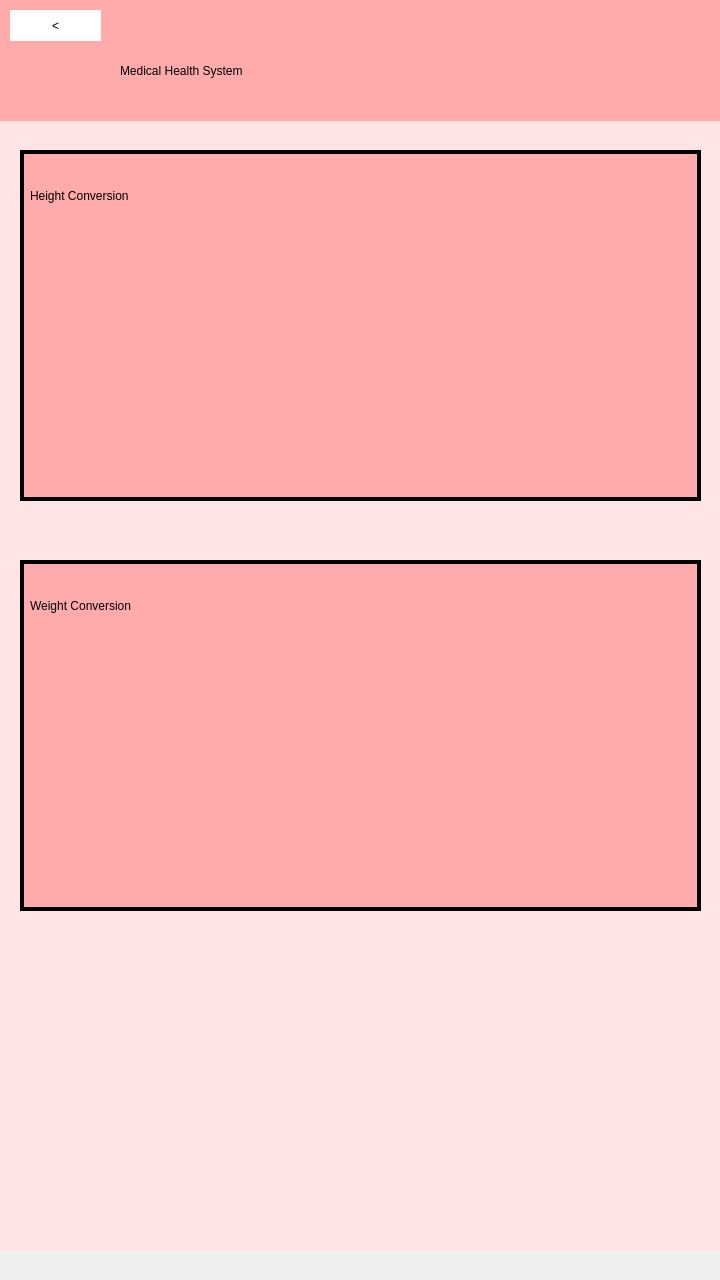
<?xml version="1.0" encoding="UTF-8"?>
<ui version="4.0">
 <class>MainWindow</class>
 <widget class="QMainWindow" name="MainWindow">
  <property name="geometry">
   <rect>
    <x>0</x>
    <y>0</y>
    <width>720</width>
    <height>1280</height>
   </rect>
  </property>
  <property name="windowTitle">
   <string>MainWindow</string>
  </property>
  <widget class="QWidget" name="centralwidget">
   <widget class="QWidget" name="widget" native="true">
    <property name="geometry">
     <rect>
      <x>0</x>
      <y>-30</y>
      <width>720</width>
      <height>1280</height>
     </rect>
    </property>
    <property name="styleSheet">
     <string notr="true">background-color: rgb(255, 228, 229);</string>
    </property>
    <widget class="QWidget" name="widget_12" native="true">
     <property name="geometry">
      <rect>
       <x>20</x>
       <y>180</y>
       <width>681</width>
       <height>351</height>
      </rect>
     </property>
     <property name="styleSheet">
      <string notr="true">background-color: rgb(255, 171, 172);
border: 4px solid black;
</string>
     </property>
     <widget class="QLabel" name="label_9">
      <property name="geometry">
       <rect>
        <x>10</x>
        <y>10</y>
        <width>321</width>
        <height>71</height>
       </rect>
      </property>
      <property name="styleSheet">
       <string notr="true">font: 36pt &quot;MS Shell Dlg 2&quot;;
border: 0px;</string>
      </property>
      <property name="text">
       <string>Height Conversion</string>
      </property>
     </widget>
     <widget class="QLabel" name="HeightError">
      <property name="geometry">
       <rect>
        <x>80</x>
        <y>270</y>
        <width>331</width>
        <height>31</height>
       </rect>
      </property>
      <property name="styleSheet">
       <string notr="true">font: 12pt &quot;MS Shell Dlg 2&quot;;
 border: none;
color: rgb(255, 0, 0);</string>
      </property>
      <property name="text">
       <string/>
      </property>
     </widget>
    </widget>
    <widget class="QWidget" name="widget_2" native="true">
     <property name="geometry">
      <rect>
       <x>-10</x>
       <y>30</y>
       <width>731</width>
       <height>121</height>
      </rect>
     </property>
     <property name="styleSheet">
      <string notr="true">background-color: rgb(255, 171, 172);
</string>
     </property>
     <widget class="QLabel" name="label">
      <property name="geometry">
       <rect>
        <x>130</x>
        <y>40</y>
        <width>541</width>
        <height>61</height>
       </rect>
      </property>
      <property name="layoutDirection">
       <enum>Qt::LeftToRight</enum>
      </property>
      <property name="styleSheet">
       <string notr="true">font: 28pt &quot;MS Shell Dlg 2&quot;;
text-align: center;
border:0px;</string>
      </property>
      <property name="text">
       <string>Medical Health System</string>
      </property>
     </widget>
     <widget class="QPushButton" name="GoBack">
      <property name="geometry">
       <rect>
        <x>20</x>
        <y>10</y>
        <width>91</width>
        <height>31</height>
       </rect>
      </property>
      <property name="styleSheet">
       <string notr="true">color: rgb(0, 0, 0);
background-color: white;
border-radius:20px;
font: 26pt &quot;MS Shell Dlg 2&quot;;

</string>
      </property>
      <property name="text">
       <string>&lt;</string>
      </property>
     </widget>
    </widget>
    <widget class="QWidget" name="widget_13" native="true">
     <property name="geometry">
      <rect>
       <x>20</x>
       <y>590</y>
       <width>681</width>
       <height>351</height>
      </rect>
     </property>
     <property name="styleSheet">
      <string notr="true">background-color: rgb(255, 171, 172);
border: 4px solid black;
</string>
     </property>
     <widget class="QLabel" name="label_10">
      <property name="geometry">
       <rect>
        <x>10</x>
        <y>10</y>
        <width>321</width>
        <height>71</height>
       </rect>
      </property>
      <property name="styleSheet">
       <string notr="true">font: 36pt &quot;MS Shell Dlg 2&quot;;
border: 0px;</string>
      </property>
      <property name="text">
       <string>Weight Conversion</string>
      </property>
     </widget>
     <widget class="QLabel" name="HeightError_2">
      <property name="geometry">
       <rect>
        <x>80</x>
        <y>270</y>
        <width>331</width>
        <height>31</height>
       </rect>
      </property>
      <property name="styleSheet">
       <string notr="true">font: 12pt &quot;MS Shell Dlg 2&quot;;
 border: none;
color: rgb(255, 0, 0);</string>
      </property>
      <property name="text">
       <string/>
      </property>
     </widget>
    </widget>
   </widget>
  </widget>
 </widget>
 <resources>
  <include location="Config.qrc"/>
 </resources>
 <connections/>
</ui>
